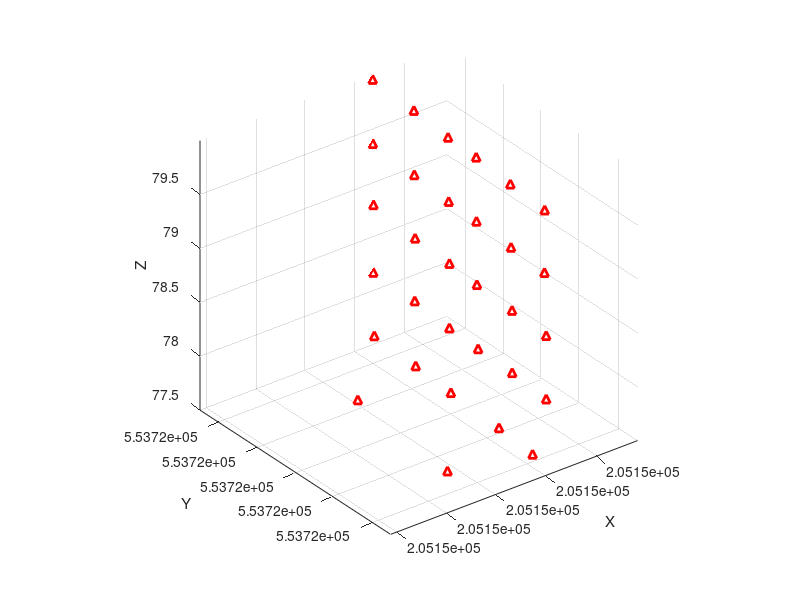

The MATLAB script that drew this image: (Note: this script raises an error after producing the figure.)
clearvars
close all
clc

%% Initialize variables
EO_all=load('Jinwoo_EO_OPK_test.txt');

% Visualize GP
gp = load('GP.txt');
plot3(gp(:,2), gp(:,3), gp(:,4), 'r^','LineWidth',2);
view(3)
grid on, axis equal
xlabel('X'), ylabel('Y'), zlabel('Z')

% Visualize the CS from Photoscan
hold on;
ori = pi / 180 * [EO_all(i, 5) EO_all(i, 6) EO_all(i, 7)];
R = Rot3D(ori);     % Ground -> Camera
vis_coord_system(EO_all(i, 2:4)', R', 5, '', 'r');

% Compute the azimuth from processed data
rot = R';
test_vec = -rot(:,1);   % -X axis
test_y = [0 1 0]';      % North direction

azimuth_dot = acos(dot(test_y, test_vec) / (norm(test_y) * norm(test_vec)));
azimuth_dot = azimuth_dot * 180 / pi;

p{1} = [205154.2278	553721.761 77.55746]';      % 25
p{2} = [205154.0753	553719.4836	77.56137]';     % 29
p{3} = [205154.2146	553721.7655	79.92669]';     % 1

% Define the normal vector of the plane
v1 = p{2} - p{1};       % x-axis
v2 = p{3} - p{1};       % pseudo y-axis
nv = cross(v1, v2);     % normal vector: z-axis
d = dot(nv, p{1});

% Coordinates in CCS
pixel_size = 0.001419771;    % mm/pix
focal_length = 3137.53 * pixel_size;    % mm
ccs = load('IP_AR_test.txt');

%% Process
NoGP = size(ccs,1);
IP2GP = zeros(NoGP, 5);

% azimuth = (-1.798) * pi / 180;
% azimuth = -azimuth;
azimuth = azimuth_dot * pi / 180;

% R matrix Local -> Camera
x = [-0.08 1 -0.02]';
y = [-1 -0.08 0.01]';
z = [0.01 0.02 1]';
Rcl = [x y z];
Rcl = [x/norm(x) y/norm(y) z/norm(z)];
Rlc = Rcl';

% R matrix Ground -> Local
% gl_params = [0, 0, azimuth];
gl_params = [pi/2, -(pi/2-azimuth), 0];
Rgl = Rot3D(gl_params);

% Ground -> Camera
R_test = Rlc*Rgl;

hold on;
vis_coord_system(EO_all(2, 2:4)', R_test', 5, '', 'b');

for i = 1:NoGP
    imgIdx = find(ccs(i,1)==EO_all(:,1));
    EO=EO_all(imgIdx, 2:7);
    
    % Rotation Matrix
    ori = pi / 180 * [EO(4) EO(5) EO(6)];
    R = Rot3D(ori);
    
    % Distortion correction
    
    % Compute GPs
    coordCCS = [ccs(i, 3:4) -focal_length];     % unit: mm
%     proj_coord = xy_g_min(EO, R, coordCCS', nv, d);    % compute the ground coordinates
    proj_coord = xy_g_min(EO, R_test, coordCCS', nv, d);    % compute the ground coordinates
    IP2GP(i,:) = [ccs(i,1) ccs(i,2) proj_coord'];
end




